Frame 1 (no input): blank canvas, image omitted
Frame 60 (no input): blank canvas, image omitted
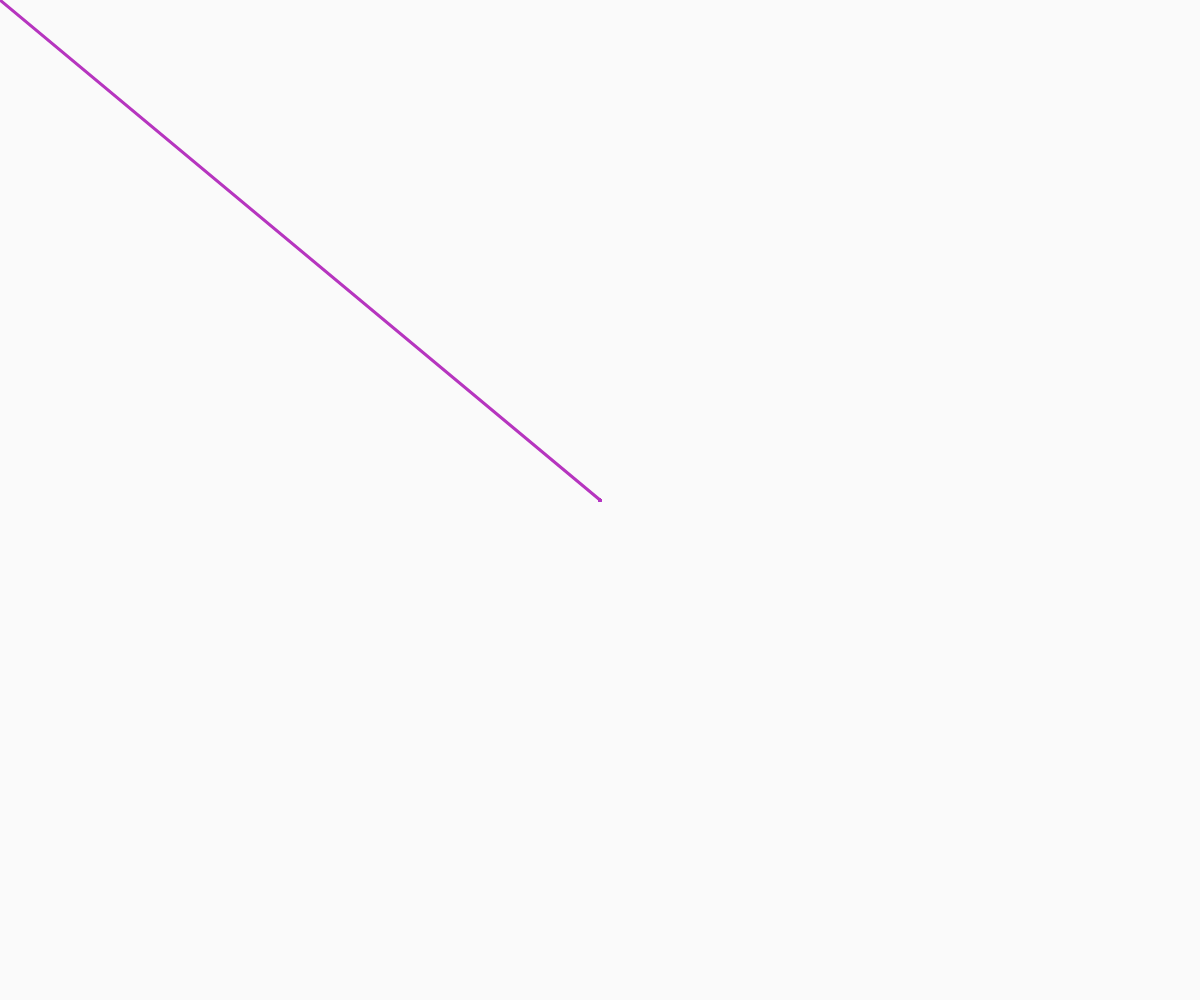
Frame 120 (the mouse pressed at the canvas centre since frame 60)

The p5.js sketch whose frames 1 and 60 were blank and that drew this single picture after the mouse press (run headless with seeded random() and noise() and a simulated clock; from frame 60 on, the mouse is pressed at the canvas centre):

// p5.js sketch
// ── sketch.js
var s;

function setup() {
	createCanvas(windowWidth, windowHeight);
	s = color(255, 0, 0);
	background(250);
}

function draw() {
	stroke(s);
	strokeWeight(3);
	line(mouseX, mouseY, pmouseX, pmouseY);
}

function mousePressed() {
	s = color(random(255), random(255), random(255));
}

function keyPressed() {
	if (key === " ") {
		background(250);
	}
}
